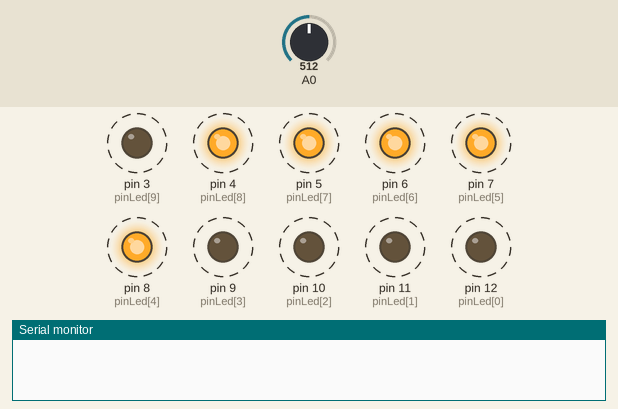
Bench run of a sketch on a simulated Arduino Uno, built with avr-gcc and run on an emulated ATmega328P. Shown: output pins drawn as LEDs (lit = HIGH), the last lines printed to the serial monitor. Dashed ring = blinking. Inputs (shaded band) come from the test bench; at power-on: A0 = 512.

Above: at 0.75 s.
1.3 s: A0 set to 110
4.3 s: A0 set to 90
At 4.65 s:
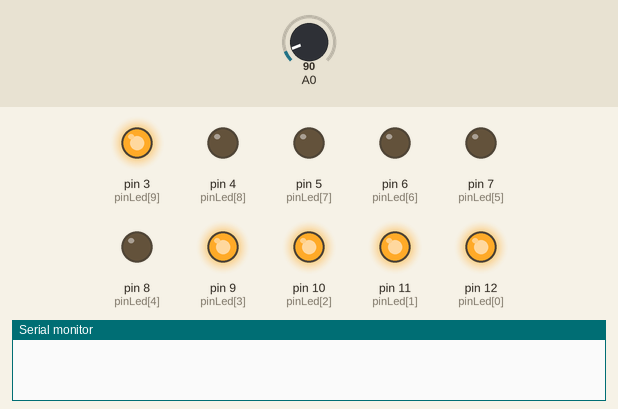
6.0 s: A0 set to 210
At 6.77 s:
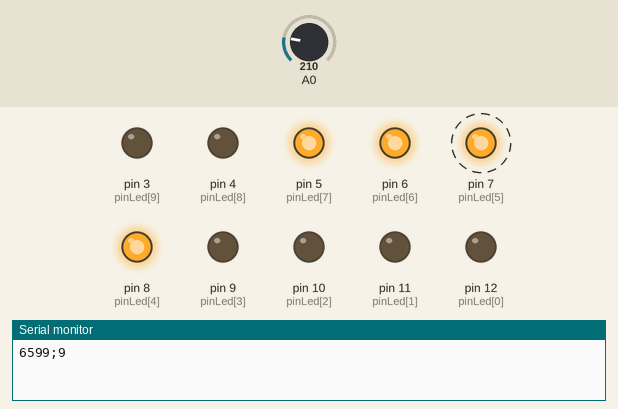
9.0 s: A0 set to 0
At 10.2 s:
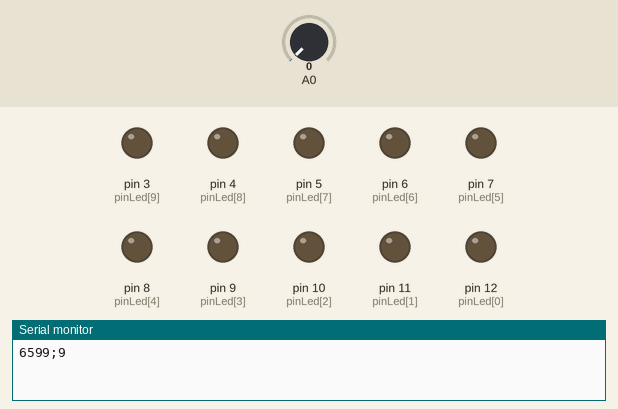
10.5 s: A0 set to 306
At 10.65 s:
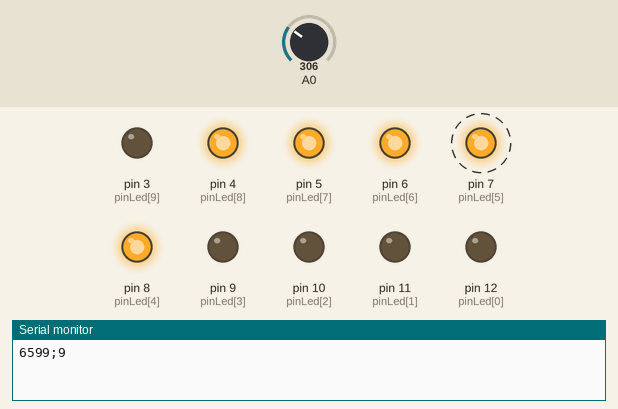
Timing chart, 0 to 23.5 s (numbered marks = the images above; inputs shaded):
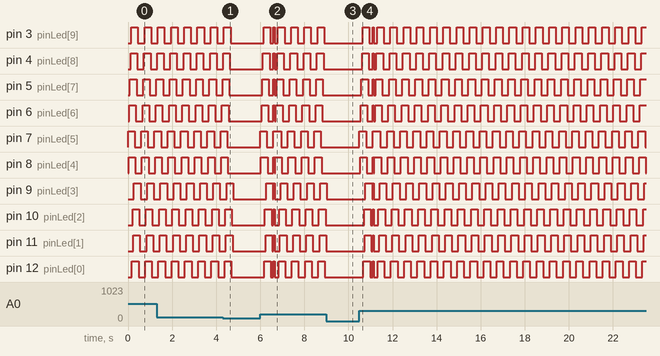

The sketch:

main.ino
```cpp
#include "coeur.h"
#include "cardio.h"

unsigned long time1;
unsigned long timeLast = 0;
int value;
int valueLast;

void setup() {
  ini();
}

void loop() {

 getPulse(&value, &valueLast, &time1, &timeLast);
 choix();

}
```

cardio.cpp
```cpp
#include <arduino.h>
#include "cardio.h"


int getPulse(int *value, int *valueLast, unsigned long *time1, unsigned long *timeLast) {

int i;
  *value = analogRead(0);
  //Serial.println(*value);
  if(*value > 200 && *valueLast < 200)
  {
    *time1 = millis();
    if(*time1 > *timeLast + 600)
    {
      Serial.print(*time1);
      Serial.print(";");
      Serial.print(60000/(*time1-*timeLast));
      Serial.print(" ");

      for(i=3; i<=12; i++)
      {
        digitalWrite(i, HIGH);
      }
      delay(50);
      for(i=3; i<=12; i++)
      {
        digitalWrite(i, LOW);
      }
      *timeLast = *time1;
    }
   }
   *valueLast = *value;
}
```

cardio.h
```cpp
#ifndef CARDIO_H
#define CARDIO_H

#include <arduino.h>

int getPulse(int *value, int *valueLast, unsigned long *time1, unsigned long *timeLast);

#endif
```

coeur.cpp
```cpp
#include <Arduino.h>
#include "coeur.h"
#include "param.h"
int pinLed[10] = {12, 11, 10, 9, 8, 7, 6, 5, 4, 3};
int pause = 300;
int valeurLue;
int zero = 0;


void ini(){
  Serial.begin (9600);
  pinLed[0]=7;
  pinLed[1]=8;
  pinLed[2]=6;
  pinLed[3]=5;
  pinLed[4]=4;
  pinLed[5]=3;
  pinLed[6]=12;
  pinLed[7]=10;
  pinLed[8]=11;
  pinLed[9]=9;


for(int i = 0; i < 10; i++)
  {
    pinMode(pinLed[i], OUTPUT);
    digitalWrite(pinLed[i], LOW);
  }
}
void choix(){


    switch (choiceValue) {
  case 1://chenille
if (analogRead(0) > 100){
    chenille();
}
    break;

  case 2://toute
if (analogRead(0) > 100){
     toute();
    }
    break;

  case 3://1sur2
if (analogRead(0) > 100){
    unSurDeux();
    }
    else {
    digitalWrite(pinLed[0], LOW);
    digitalWrite(pinLed[1], LOW);
    digitalWrite(pinLed[2], LOW);
    digitalWrite(pinLed[3], LOW);
    digitalWrite(pinLed[4], LOW);
    digitalWrite(pinLed[5], LOW);
    digitalWrite(pinLed[6], LOW);
    digitalWrite(pinLed[7], LOW);
    digitalWrite(pinLed[8], LOW);
    digitalWrite(pinLed[9], LOW);
    }
    break;

  case 4://1sur3
if (analogRead(0) > 100){
     unSurTrois();
}
    else {
    digitalWrite(pinLed[0], LOW);
    digitalWrite(pinLed[1], LOW);
    digitalWrite(pinLed[2], LOW);
    digitalWrite(pinLed[3], LOW);
    digitalWrite(pinLed[4], LOW);
    digitalWrite(pinLed[5], LOW);
    digitalWrite(pinLed[6], LOW);
    digitalWrite(pinLed[7], LOW);
    digitalWrite(pinLed[8], LOW);
    digitalWrite(pinLed[9], LOW);
    }
    break;

  case 5://Aller retour
if (analogRead(0) > 100){
    allerRetour();
    }
    break;
    }}


void chenille(){

for (int i=0; i < 10; i++)
    {
      digitalWrite(pinLed[i], HIGH);
      delay (30);
    }
    for (int i=0; i < 10; i++)
    {
      digitalWrite(pinLed[i], LOW);
      delay (30);
};}

void toute(){

    digitalWrite(pinLed[0], HIGH);
    digitalWrite(pinLed[1], HIGH);
    digitalWrite(pinLed[2], HIGH);
    digitalWrite(pinLed[3], HIGH);
    digitalWrite(pinLed[4], HIGH);
    digitalWrite(pinLed[5], HIGH);
    digitalWrite(pinLed[6], HIGH);
    digitalWrite(pinLed[7], HIGH);
    digitalWrite(pinLed[8], HIGH);
    digitalWrite(pinLed[9], HIGH);

    delay (400);

    digitalWrite(pinLed[0], LOW);
    digitalWrite(pinLed[1], LOW);
    digitalWrite(pinLed[2], LOW);
    digitalWrite(pinLed[3], LOW);
    digitalWrite(pinLed[4], LOW);
    digitalWrite(pinLed[5], LOW);
    digitalWrite(pinLed[6], LOW);
    digitalWrite(pinLed[7], LOW);
    digitalWrite(pinLed[8], LOW);
    digitalWrite(pinLed[9], LOW);

    delay (400);
};

void unSurDeux(){

digitalWrite(pinLed[0], HIGH);
    digitalWrite(pinLed[2], HIGH);
    digitalWrite(pinLed[4], HIGH);
    digitalWrite(pinLed[6], HIGH);
    digitalWrite(pinLed[8], HIGH);
    digitalWrite(pinLed[1], LOW);
    digitalWrite(pinLed[3], LOW);
    digitalWrite(pinLed[5], LOW);
    digitalWrite(pinLed[7], LOW);
    digitalWrite(pinLed[9], LOW);

    delay (450);

    digitalWrite(pinLed[0], LOW);
    digitalWrite(pinLed[2], LOW);
    digitalWrite(pinLed[4], LOW);
    digitalWrite(pinLed[6], LOW);
    digitalWrite(pinLed[8], LOW);
    digitalWrite(pinLed[1], HIGH);
    digitalWrite(pinLed[3], HIGH);
    digitalWrite(pinLed[5], HIGH);
    digitalWrite(pinLed[7], HIGH);
    digitalWrite(pinLed[9], HIGH);

    delay (450);
};

void unSurTrois(){

digitalWrite(pinLed[0], HIGH);

    digitalWrite(pinLed[3], HIGH);

    digitalWrite(pinLed[6], HIGH);


    delay (pause);

    digitalWrite(pinLed[0], LOW);

    digitalWrite(pinLed[3], LOW);

    digitalWrite(pinLed[6], LOW);


    delay (pause);

    digitalWrite(pinLed[1], HIGH);

    digitalWrite(pinLed[4], HIGH);

    digitalWrite(pinLed[7], HIGH);


    delay (pause);

    digitalWrite(pinLed[1], LOW);

    digitalWrite(pinLed[4], LOW);

    digitalWrite(pinLed[7], LOW);


    delay (pause);

    digitalWrite(pinLed[2], HIGH);

    digitalWrite(pinLed[5], HIGH);

    digitalWrite(pinLed[8], HIGH);


    delay (pause);

    digitalWrite(pinLed[2], LOW);

    digitalWrite(pinLed[5], LOW);

    digitalWrite(pinLed[8], LOW);

    delay (pause);

    digitalWrite(pinLed[0], HIGH);

    digitalWrite(pinLed[7], HIGH);

    digitalWrite(pinLed[9], HIGH);


    delay (pause);

    digitalWrite(pinLed[0], LOW);

    digitalWrite(pinLed[7], LOW);

    digitalWrite(pinLed[9], LOW);

    delay (pause);
};

void allerRetour(){

for (int i; i < 10; i++)
  {
    digitalWrite(pinLed[i], HIGH);
    delay (40);
  }
  for (int i = 10; i != 0; i--)
  {
    digitalWrite (pinLed[0], LOW);
    digitalWrite(pinLed[i], LOW);
    delay (40);
  }
};
```

coeur.h
```cpp
#ifndef coeur_h
#define coeur_h

void ini();
void chenille();
void toute();
void unSurDeux();
void unSurTrois();
void allerRetour();
void choix();

#endif
```

param.h
```cpp
#ifndef param_h
#define param_h
#include "arduino.h"
#define choiceValue 1
#endif // param_h
```

Measured:
- the behaviour switches between 101 and 100 on A0 (found by bisection; images 0 and 1)
- after the input at 4.3 s, pin 3 (pinLed[9]): goes on until 4.7 s, then stays LOW; pin 4 (pinLed[8]): goes on until 4.6 s, then stays LOW
- after the input at 6.0 s, pin 3 (pinLed[9]): goes HIGH 0.30 s, LOW 0.15 s, HIGH 0.05 s, LOW 0.15 s, 3 × (HIGH 0.30 s, LOW 0.30 s), HIGH 0.30 s, then LOW, starting after 0.15 s; pin 4 (pinLed[8]): goes HIGH 0.30 s, LOW 0.18 s, HIGH 0.05 s, LOW 0.12 s, 3 × (HIGH 0.30 s, LOW 0.30 s), HIGH 0.30 s, then LOW, starting after 0.12 s
- after the input at 9.0 s, pin 3 (pinLed[9]), pin 4 (pinLed[8]), pin 5 (pinLed[7]), pin 6 (pinLed[6]), pin 7 (pinLed[5]), pin 8 (pinLed[4]), pin 10 (pinLed[2]), pin 11 (pinLed[1]), pin 12 (pinLed[0]): stops changing and stays LOW; pin 9 (pinLed[3]): goes on until 9.0 s, then stays LOW
- after the input at 10.5 s, pin 3 (pinLed[9]): goes HIGH 0.30 s, LOW 0.15 s, HIGH 0.05 s, LOW 0.15 s, 20 × (HIGH 0.30 s, LOW 0.30 s), then HIGH, starting after 0.15 s; pin 4 (pinLed[8]): goes HIGH 0.30 s, LOW 0.18 s, HIGH 0.05 s, LOW 0.12 s, 20 × (HIGH 0.30 s, LOW 0.30 s), then HIGH, starting after 0.12 s
- by itself, pin 3 (pinLed[9]), pin 4 (pinLed[8]), pin 5 (pinLed[7]), pin 6 (pinLed[6]), pin 7 (pinLed[5]), pin 8 (pinLed[4]), pin 9 (pinLed[3]), pin 10 (pinLed[2]), pin 11 (pinLed[1]), pin 12 (pinLed[0]): alternates HIGH for 0.30 s and LOW for 0.30 s
